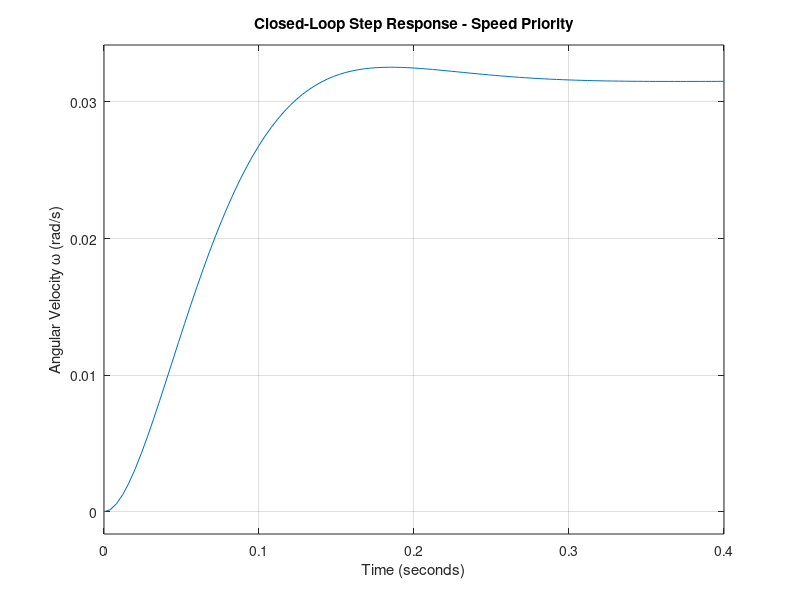

Write the MATLAB code that produced this figure.
A = [-4, -0.2; 10, -10];
B = [2; 0];
C = [0, 1]; 
D = 0;
Q = [1, 0; 
     0, 1000]; 
R = 1;         

[K_star, P, E] = lqr(A, B, Q, R);

disp('Optimal Gain Matrix K*:');
disp(K_star);

A_cl = A - B*K_star;
closed_loop_poles = eig(A_cl);

disp('Closed-Loop Poles:');
disp(closed_loop_poles);

sys_cl = ss(A_cl, B, C, D);
figure;
step(sys_cl);
title('Closed-Loop Step Response - Speed Priority');
xlabel('Time (seconds)');
ylabel('Angular Velocity \omega (rad/s)');
grid on;
